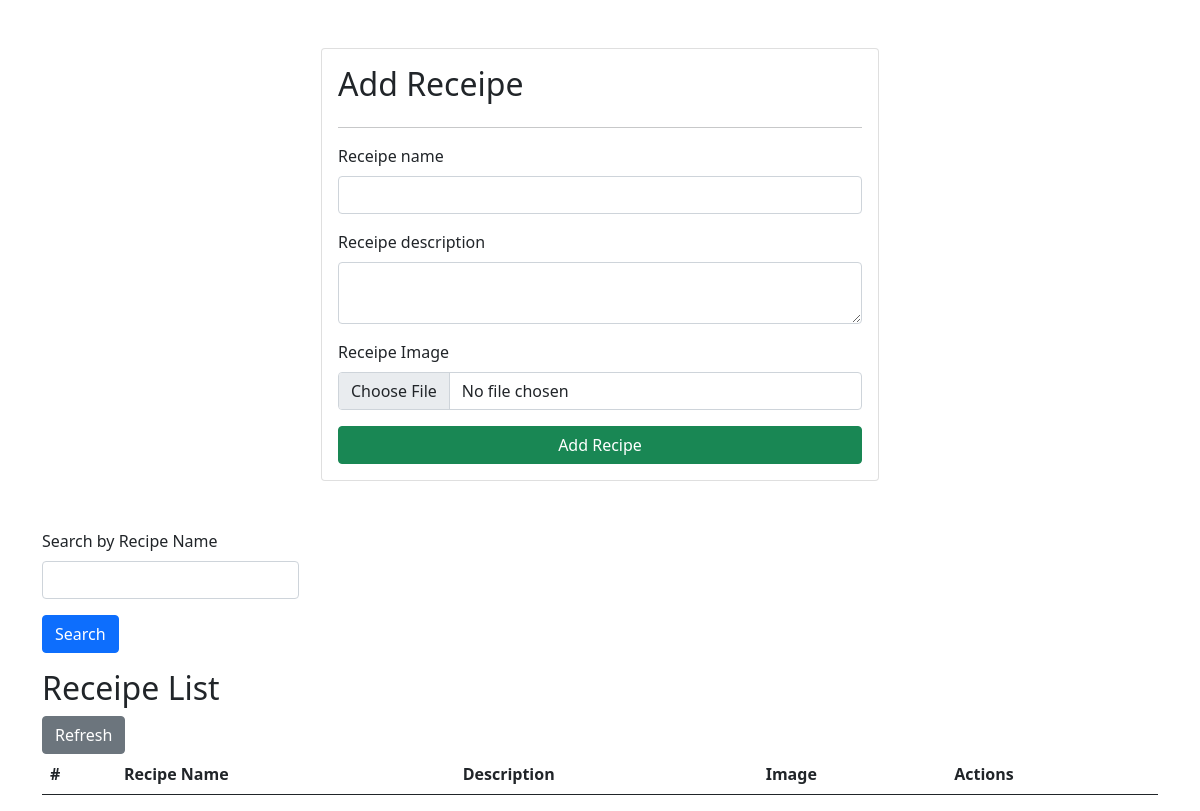
The page /receipe_list/ on the database as committed earlier.
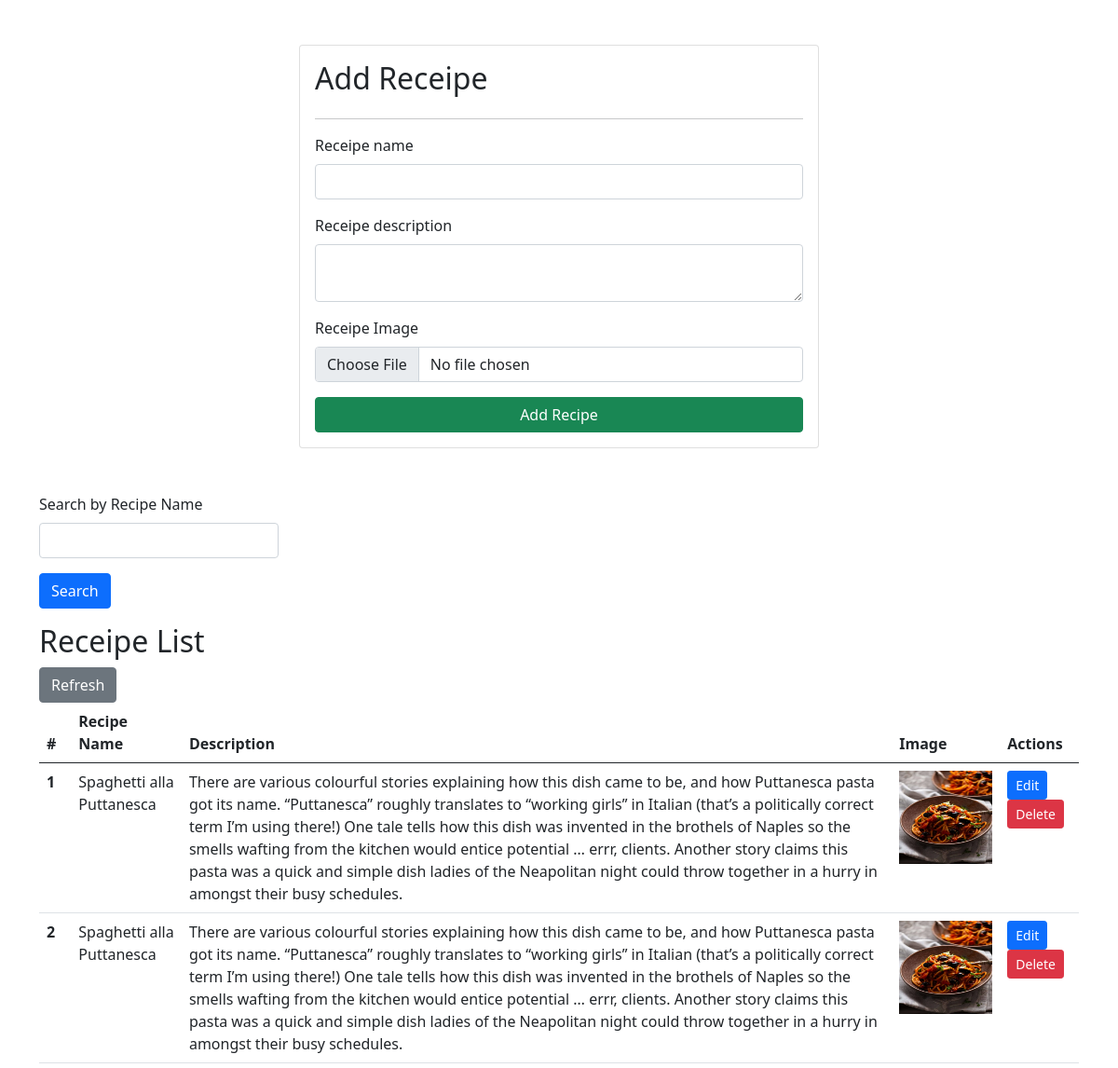
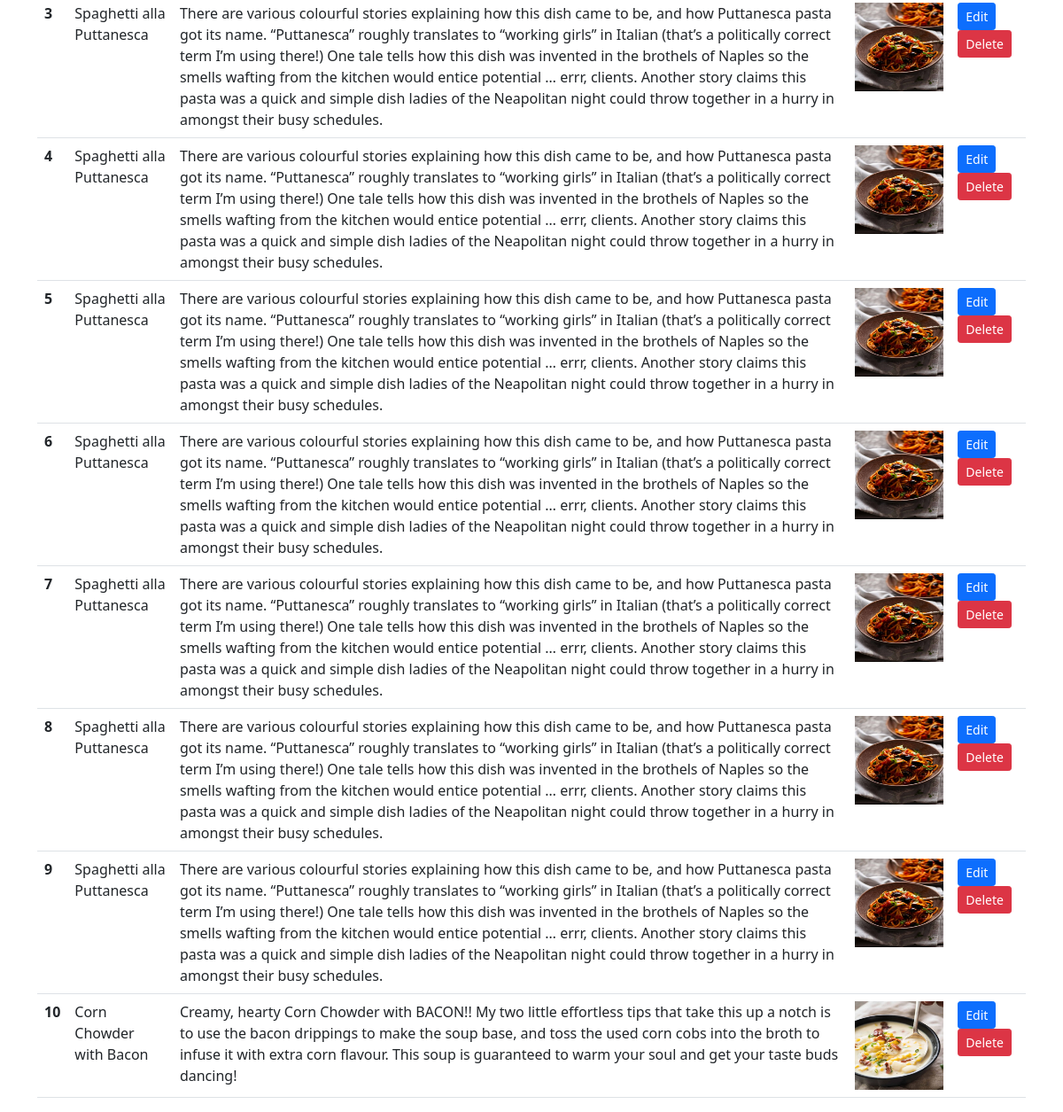
The same page on the database as committed later (2 pictures, top to bottom).
### vege/models.py (models this page shows)
class Receipe(models.Model):
    receipe_name = models.CharField(max_length=100)
    receipe_description = models.TextField()
    receipe_image = models.ImageField(upload_to='receipe_images/')

### vege/views.py (the view, shortened to what this page needs)
# urls.py: path('receipe_list/', receipe_list, name='receipe_list'),
def receipe_list(request):
    queryset = Receipe.objects.all()
    if request.GET.get('search'):
        search = request.GET.get('search')
        queryset = queryset.filter(receipe_name__icontains=search)
    context = {
            'receipe_list': queryset
        }
    return render(request, 'receipe_list.html', context)

### vege/templates/receipe_list.html (shortened to what this page needs)
<!doctype html>
<html lang="en">
  <head>
    <link
      href="https://cdn.jsdelivr.net/npm/bootstrap@5.0.2/dist/css/bootstrap.min.css"
      rel="stylesheet"
    />
  </head>
  <body>
    <div class="container mt-5">
      <form
        class="col-6 mx-auto card p-3 shadow-1g"
        method="POST"
        enctype="multipart/form-data"
      >
        <h2>Add Receipe</h2>
        <hr />
        <div class="mb-3">
          <label for="exampleInputEmail1" class="form-label"
            >Receipe name</label
          >
          <input
            name="receipe_name"
            required
            type="text"
            class="form-control"
          />
        </div>
        <div class="mb-3">
          <label for="exampleInputPassword1" class="form-label"
            >Receipe description</label
          >
          <textarea
            name="receipe_description"
            required
            class="form-control"
          ></textarea>
        </div>
        <div class="mb-3">
          <label for="exampleInputPassword1" class="form-label"
            >Receipe Image</label
          >
          <input name="receipe_image" type="file" class="form-control" />
        </div>
        <button type="submit" class="btn btn-success">Add Recipe</button>
      </form>
      <div class="mt-5">
        <div class="d-flex justify-content-between align-items-center mb-3">
          <form>
            <div class="mb-3">
              <label for="exampleInputEmail1" class="form-label"
                >Search by Recipe Name</label
              >
              <input
                name="search"
                type="text"
                class="form-control"
              />
            </div>
            <button type="submit" class="btn btn-primary">Search</button>
          </form>
        </div>
      </div>
      <h2>Receipe List</h2>
      <a href="{% url 'receipe_list' %}" class="btn btn-secondary">Refresh</a>
      <table class="table">
        <thead>
          <tr>
            <th scope="col">#</th>
            <th scope="col">Recipe Name</th>
            <th scope="col">Description</th>
            <th scope="col">Image</th>
            <th scope="col">Actions</th>
          </tr>
        </thead>
        <tbody>
          {% for receipe in receipe_list %}
          <tr>
            <th scope="row">{{ forloop.counter }}</th>
            <td>{{ receipe.receipe_name }}</td>
            <td>{{ receipe.receipe_description }}</td>
            <td>
              <img
                src="/media/{{ receipe.receipe_image }}"
                width="100"
                height="100"
              />
            </td>
            <td>
              <a
                href="{% url 'update_receipe' receipe.id %}"
                class="btn btn-primary btn-sm"
                >Edit</a
              >
              <a
                href="{% url 'delete_receipe' receipe.id %}"
                class="btn btn-danger btn-sm"
                >Delete</a
              >
            </td>
          </tr>
          {% endfor %}
        </tbody>
      </table>
    </div>
  </body>
</html>

Rows that differ between the two databases and show on the page:
added Receipe: receipe_name "Spaghetti alla Puttanesca", receipe_description "There are various colourful stories explaining how this dish came to be, and how Puttanesca pasta got its name. “Puttanesca” roughly translates to “working girls” in Italian (that’s a politically correct term I’m using there!) One tale tells how this dish was invented in the brothels of Naples so the smells wafting from the kitchen would entice potential … errr, clients. Another story claims this pasta was a quick and simple dish ladies of the Neapolitan night could throw together in a hurry in amongst their busy schedules.", receipe_image (picture)
added Receipe: receipe_name "Spaghetti alla Puttanesca", receipe_description "There are various colourful stories explaining how this dish came to be, and how Puttanesca pasta got its name. “Puttanesca” roughly translates to “working girls” in Italian (that’s a politically correct term I’m using there!) One tale tells how this dish was invented in the brothels of Naples so the smells wafting from the kitchen would entice potential … errr, clients. Another story claims this pasta was a quick and simple dish ladies of the Neapolitan night could throw together in a hurry in amongst their busy schedules.", receipe_image (picture)
added Receipe: receipe_name "Spaghetti alla Puttanesca", receipe_description "There are various colourful stories explaining how this dish came to be, and how Puttanesca pasta got its name. “Puttanesca” roughly translates to “working girls” in Italian (that’s a politically correct term I’m using there!) One tale tells how this dish was invented in the brothels of Naples so the smells wafting from the kitchen would entice potential … errr, clients. Another story claims this pasta was a quick and simple dish ladies of the Neapolitan night could throw together in a hurry in amongst their busy schedules.", receipe_image (picture)
added Receipe: receipe_name "Spaghetti alla Puttanesca", receipe_description "There are various colourful stories explaining how this dish came to be, and how Puttanesca pasta got its name. “Puttanesca” roughly translates to “working girls” in Italian (that’s a politically correct term I’m using there!) One tale tells how this dish was invented in the brothels of Naples so the smells wafting from the kitchen would entice potential … errr, clients. Another story claims this pasta was a quick and simple dish ladies of the Neapolitan night could throw together in a hurry in amongst their busy schedules.", receipe_image (picture)
added Receipe: receipe_name "Spaghetti alla Puttanesca", receipe_description "There are various colourful stories explaining how this dish came to be, and how Puttanesca pasta got its name. “Puttanesca” roughly translates to “working girls” in Italian (that’s a politically correct term I’m using there!) One tale tells how this dish was invented in the brothels of Naples so the smells wafting from the kitchen would entice potential … errr, clients. Another story claims this pasta was a quick and simple dish ladies of the Neapolitan night could throw together in a hurry in amongst their busy schedules.", receipe_image (picture)
added Receipe: receipe_name "Spaghetti alla Puttanesca", receipe_description "There are various colourful stories explaining how this dish came to be, and how Puttanesca pasta got its name. “Puttanesca” roughly translates to “working girls” in Italian (that’s a politically correct term I’m using there!) One tale tells how this dish was invented in the brothels of Naples so the smells wafting from the kitchen would entice potential … errr, clients. Another story claims this pasta was a quick and simple dish ladies of the Neapolitan night could throw together in a hurry in amongst their busy schedules.", receipe_image (picture)
added Receipe: receipe_name "Spaghetti alla Puttanesca", receipe_description "There are various colourful stories explaining how this dish came to be, and how Puttanesca pasta got its name. “Puttanesca” roughly translates to “working girls” in Italian (that’s a politically correct term I’m using there!) One tale tells how this dish was invented in the brothels of Naples so the smells wafting from the kitchen would entice potential … errr, clients. Another story claims this pasta was a quick and simple dish ladies of the Neapolitan night could throw together in a hurry in amongst their busy schedules.", receipe_image (picture)
added Receipe: receipe_name "Spaghetti alla Puttanesca", receipe_description "There are various colourful stories explaining how this dish came to be, and how Puttanesca pasta got its name. “Puttanesca” roughly translates to “working girls” in Italian (that’s a politically correct term I’m using there!) One tale tells how this dish was invented in the brothels of Naples so the smells wafting from the kitchen would entice potential … errr, clients. Another story claims this pasta was a quick and simple dish ladies of the Neapolitan night could throw together in a hurry in amongst their busy schedules.", receipe_image (picture)
added Receipe: receipe_name "Spaghetti alla Puttanesca", receipe_description "There are various colourful stories explaining how this dish came to be, and how Puttanesca pasta got its name. “Puttanesca” roughly translates to “working girls” in Italian (that’s a politically correct term I’m using there!) One tale tells how this dish was invented in the brothels of Naples so the smells wafting from the kitchen would entice potential … errr, clients. Another story claims this pasta was a quick and simple dish ladies of the Neapolitan night could throw together in a hurry in amongst their busy schedules.", receipe_image (picture)
added Receipe: receipe_name "Corn Chowder with Bacon", receipe_description "Creamy, hearty Corn Chowder with BACON!! My two little effortless tips that take this up a notch is to use the bacon drippings to make the soup base, and toss the used corn cobs into the broth to infuse it with extra corn flavour. This soup is guaranteed to warm your soul and get your taste buds dancing!", receipe_image (picture)
